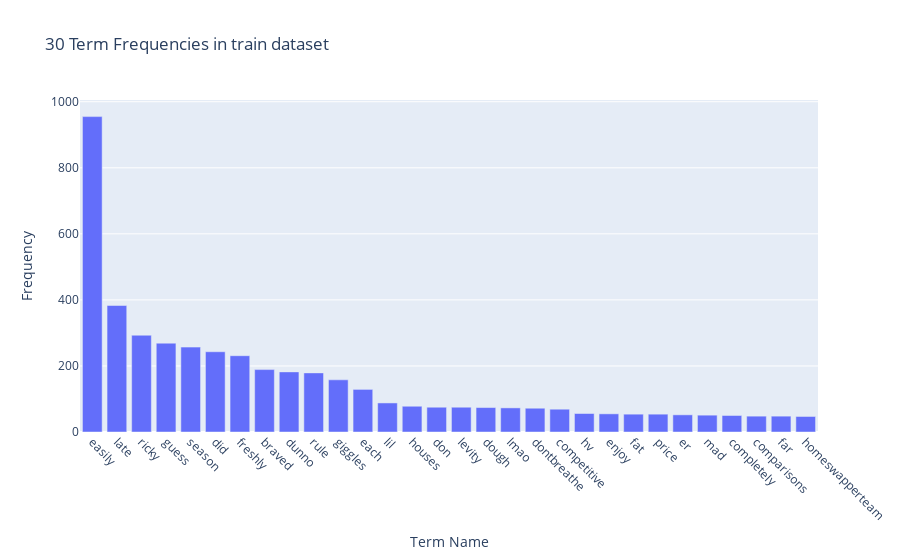

The notebook cell saved with this chart:
### Code cell
# Answer here
from sklearn.feature_extraction.text import CountVectorizer
import plotly.express as px
import numpy as np
count_vect = CountVectorizer()
#Count the frequency of each word.
train_counts = count_vect.fit_transform(train_df.text)
test_counts = count_vect.fit_transform(test_df.text)
#print(count_vect.get_feature_names_out())
#print(count_vect.vocabulary_)
print(train_counts) 

#Frequency for Top 30 words in train dataset
# Calculate term frequencies
train_term_frequencies = np.asarray(train_counts.sum(axis=0))[0]
#print('term_frequencies',train_term_frequencies)
train_term_names = count_vect.get_feature_names_out()
#print('term_names',train_term_names)
# Create a list of (term, frequency) tuples and sort by frequency in descending order
train_term_freq_pairs = sorted(zip(train_term_names, train_term_frequencies), key=lambda x: x[1], reverse=True)
# Extract the sorted terms and frequencies
train_sorted_terms = [term for term, frequency in train_term_freq_pairs]
train_sorted_frequencies = [frequency for term, frequency in train_term_freq_pairs]
n = 30
# Create a DataFrame for the top N terms
data = {'Term': train_sorted_terms[:n], 'Frequency': train_sorted_frequencies[:n]}
df = pd.DataFrame(data)
# Create a bar plot using Plotly Express
train_fig = px.bar(df, x='Term', y='Frequency', title=f'{n} Term Frequencies in train dataset',
             labels={'Term': 'Term Name', 'Frequency': 'Frequency'})
# Customize the appearance of the plot
train_fig.update_xaxes(title_text='Term Name', tickangle=45)  # Rotate x-axis labels
train_fig.show()

### Figure 1 — Plotly figure (JSON) as saved in the notebook; plotly's stock layout.template omitted (floating-point values rounded to 4 significant figures)
{"data": [{"alignmentgroup": "True", "hovertemplate": "Term Name=%{x}<br>Frequency=%{y}<extra></extra>", "legendgroup": "", "marker": {"color": "#636efa", "pattern": {"shape": ""}}, "name": "", "offsetgroup": "", "orientation": "v", "showlegend": false, "textposition": "auto", "type": "bar", "x": ["easily", "late", "ricky", "guess", "season", "did", "freshly", "braved", "dunno", "rule", "giggles", "each", "lil", "houses", "don", "levity", "dough", "lmao", "dontbreathe", "competitive", "hv", "enjoy", "fat", "price", "er", "mad", "completely", "comparisons", "far", "homeswapperteam"], "xaxis": "x", "y": [955, 383, 293, 269, 257, 243, 231, 189, 182, 179, 158, 129, 88, 78, 75, 75, 74, 73, 72, 69, 56, 55, 54, 54, 52, 51, 50, 48, 48, 47], "yaxis": "y"}], "layout": {"barmode": "relative", "legend": {"tracegroupgap": 0}, "title": {"text": "30 Term Frequencies in train dataset"}, "xaxis": {"anchor": "y", "domain": [0, 1], "tickangle": 45, "title": {"text": "Term Name"}}, "yaxis": {"anchor": "x", "domain": [0, 1], "title": {"text": "Frequency"}}}}
